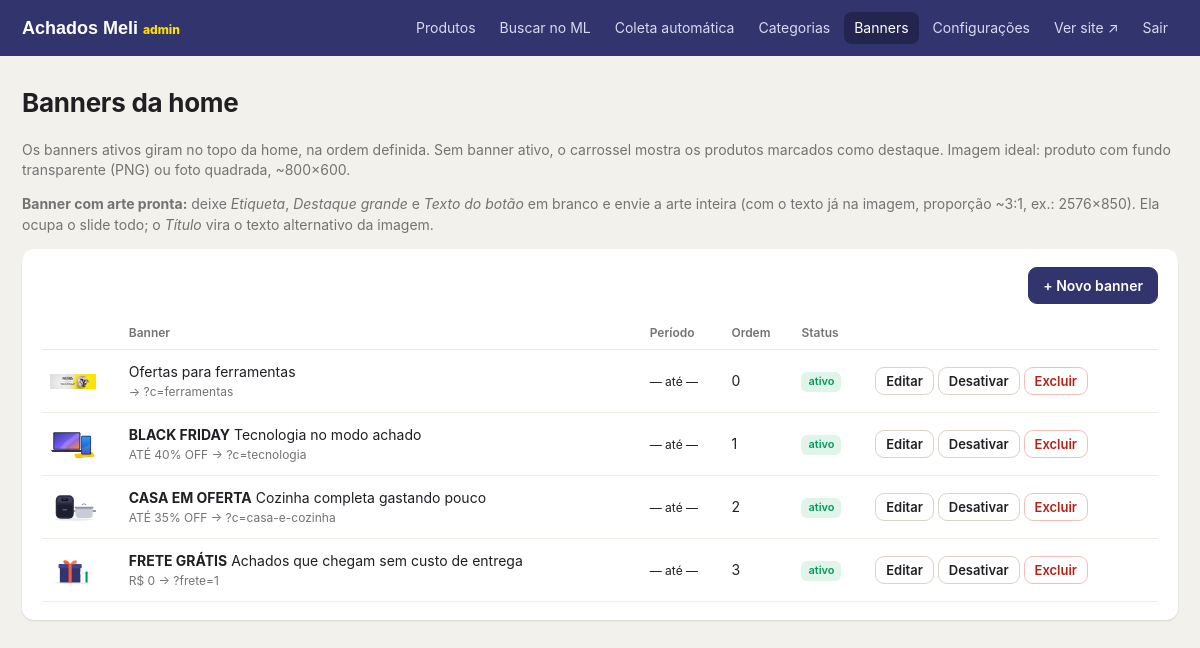
Screenshot of /admin/banners.php (signed in) with the database file from the repository.
### tables this page shows
CREATE TABLE IF NOT EXISTS banners (
  id INT AUTO_INCREMENT PRIMARY KEY,
  kicker VARCHAR(255) NULL,
  title VARCHAR(255) NULL,
  prefix VARCHAR(255) NULL,
  highlight VARCHAR(255) NULL,
  pill VARCHAR(255) NULL,
  footnote VARCHAR(255) NULL,
  image TEXT,
  link_url TEXT,
  sort_order INT NOT NULL DEFAULT 0,
  active INT NOT NULL DEFAULT 1,
  starts_at VARCHAR(255) NULL,
  ends_at VARCHAR(255) NULL,
  created_at VARCHAR(255) NOT NULL
);

### src/helpers.php (called while the page is built, shortened)
<?php
function e(?string $s): string
{
    return htmlspecialchars((string)$s, ENT_QUOTES, 'UTF-8');
}

### admin/banners.php (the view, shortened to what this page needs)
<?php
require __DIR__ . '/../src/admin_layout.php';
$pdo = db();
$banners = $pdo->query('SELECT * FROM banners ORDER BY sort_order, id DESC')->fetchAll();
?>
<p class="muted">Os banners ativos giram no topo da home, na ordem definida. Sem banner ativo, o carrossel mostra os produtos marcados como destaque.
  Imagem ideal: produto com fundo transparente (PNG) ou foto quadrada, ~800×600.</p>
<p class="muted"><b>Banner com arte pronta:</b> deixe <i>Etiqueta</i>, <i>Destaque grande</i> e <i>Texto do botão</i> em branco e envie a arte inteira
  (com o texto já na imagem, proporção ~3:1, ex.: 2576×850). Ela ocupa o slide todo; o <i>Título</i> vira o texto alternativo da imagem.</p>
<?php if ($banners): ?>
<div class="card">
  <div class="toolbar"><span class="spacer"></span><a class="btn btn-primary" href="?novo=1">+ Novo banner</a></div>
  <table class="tbl">
    <thead><tr><th></th><th>Banner</th><th>Período</th><th>Ordem</th><th>Status</th><th></th></tr></thead>
    <?php foreach ($banners as $r): ?>
      <tr class="<?= $r['active'] ? '' : 'off' ?>">
        <td><img class="thumb" src="<?= e($r['image']) ?>" alt=""></td>
        <td><b><?= e($r['kicker']) ?></b> <?= e($r['title']) ?><div class="muted small"><?= e(trim(($r['prefix'] ?? '') . ' ' . ($r['highlight'] ?? ''))) ?> → <?= e($r['link_url']) ?></div></td>
        <td class="small"><?= e($r['starts_at'] ?: '—') ?> até <?= e($r['ends_at'] ?: '—') ?></td>
        <td><?= (int)$r['sort_order'] ?></td>
        <td><?= $r['active'] ? '<em class="tag tag-ok">ativo</em>' : '<em class="tag tag-dark">inativo</em>' ?></td>
        <td class="nowrap">
          <a class="btn btn-sm" href="?id=<?= (int)$r['id'] ?>">Editar</a>
          <form method="post" style="display:inline"><?= csrf_field() ?><input type="hidden" name="id" value="<?= (int)$r['id'] ?>">
            <button class="btn btn-sm" name="action" value="toggle"><?= $r['active'] ? 'Desativar' : 'Ativar' ?></button>
            <button class="btn btn-sm btn-danger" name="action" value="delete" onclick="return confirm('Excluir banner?')">Excluir</button>
          </form>
        </td>
      </tr>
    <?php endforeach; ?>
  </table>
</div>
<?php endif; ?>

### assets/style.css (style rules this page uses)
:root { --brand:#ffe102; --navy:#32346d; --navy-d:#23254f; --bg:#ededed; --paper:#fff; --ink:#1f1f24; --muted:#737373; --line:#e6e6e6; --accent:#32346d; --accent-d:#23254f; --green:#00995c; --blue:#2a5bd7; --r:8px; --shadow:0 1px 2px rgba(0,0,0,.12); }
* { box-sizing:border-box }
html { -webkit-text-size-adjust:100% }
body { margin:0;background:var(--bg);color:var(--ink);font:14px/1.45 Inter,system-ui,-apple-system,Segoe UI,Roboto,sans-serif }
a { color:inherit }
img { max-width:100%;display:block }
.muted { color:var(--muted) }
.small { font-size:12px }
body.admin { background:#f3f1ec }
.card { background:#fff;border-radius:12px;padding:18px 20px;box-shadow:var(--shadow);margin-bottom:18px }
.btn { display:inline-block;font:600 14px Inter,sans-serif;padding:9px 14px;border-radius:9px;border:1px solid #d9d3c8;background:#fff;color:var(--ink);cursor:pointer;text-decoration:none;white-space:nowrap }
.btn-primary { background:var(--accent);border-color:var(--accent);color:#fff }
.btn-danger { color:#b42318;border-color:#f1c0bb }
.btn-sm { padding:5px 10px;font-size:13px }
.toolbar { display:flex;gap:10px;align-items:center;flex-wrap:wrap;margin-bottom:12px }
.tbl { width:100%;border-collapse:collapse;font-size:14px }
.tbl th { text-align:left;font-size:12px;color:var(--muted);font-weight:600;padding:8px;border-bottom:1px solid var(--line) }
.tbl td { padding:8px;border-bottom:1px solid #f0ece4;vertical-align:middle }
.tbl .thumb { width:46px;height:46px;object-fit:contain }
.nowrap { white-space:nowrap }
.tag { font-style:normal;font-size:11px;font-weight:600;padding:2px 7px;border-radius:6px;background:#ffe6df;color:var(--accent-d);display:inline-block;margin:1px 2px 1px 0 }
.tag-ok { background:#e1f4ea;color:var(--green) }

### rows the page displays
banners: image (picture), title "Ofertas para ferramentas", link_url "?c=ferramentas", starts_at "—", ends_at "—", sort_order "0", active "ativo"
banners: image (picture), kicker "BLACK FRIDAY", title "Tecnologia no modo achado", prefix+highlight "ATÉ 40% OFF", link_url "?c=tecnologia", starts_at "—", ends_at "—", sort_order "1", active "ativo"
banners: image (picture), kicker "CASA EM OFERTA", title "Cozinha completa gastando pouco", prefix+highlight "ATÉ 35% OFF", link_url "?c=casa-e-cozinha", starts_at "—", ends_at "—", sort_order "2", active "ativo"
banners: image (picture), kicker "FRETE GRÁTIS", title "Achados que chegam sem custo de entrega", highlight "R$ 0", link_url "?frete=1", starts_at "—", ends_at "—", sort_order "3", active "ativo"

### other values shown
$site "Achados Meli"
$label "Produtos"
$label "Buscar no ML"
$label "Coleta automática"
$label "Categorias"
$label "Banners"
$label "Configurações"
$title "Banners da home"
